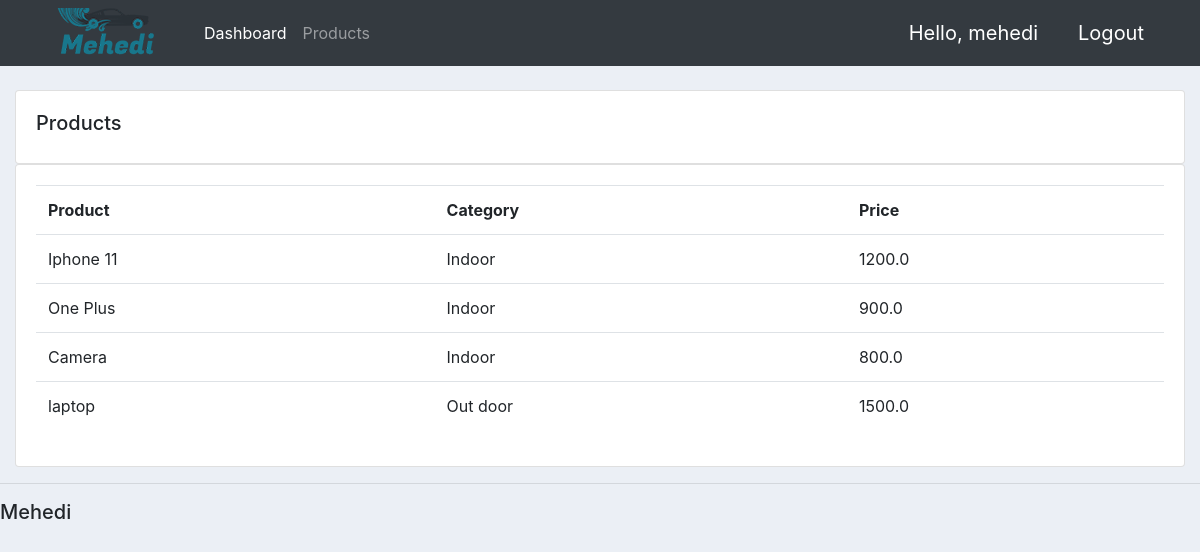
Screenshot of /products/ (signed in) with the database file from the repository.
### base/models.py (models this page shows, shortened)
class Product(models.Model):
    CATEGORY =(
    ('Indoor', 'Indoor'),
    ('Out door','Out door')
    )
    name = models.CharField(max_length=200, null=True)
    price = models.FloatField(null=True)
    category = models.CharField(max_length=200, null=True,choices=CATEGORY)
    description = models.CharField(max_length=200, null=True)
    date_created = models.DateTimeField(auto_now_add=True, null=True)
    tags = models.ManyToManyField(Tag)

### base/decorators.py (the view)
		def wrapper_func(request, *args, **kwargs):
			group = None
			if request.user.groups.exists():
				group = request.user.groups.all()[0].name
			if group in allowed_roles:
				return view_func(request, *args, **kwargs)
			else:
				return HttpResponse('You are not authorized to view this page')

### base/views.py (called while the page is built)
@login_required(login_url='login')
@allowed_users(allowed_roles=['admin'])
def products(request):
    products =  Product.objects.all()
    context = {'products':products}
    return render(request, 'products.html',context)

### base/templates/products.html
{%  extends 'main.html' %}
{% block content %}
		<br>
		<div class="row">
			<div class="col-md">
				<div class="card card-body">
					<h5>Products</h5>
				</div>
				<div class="card card-body">
					<table class="table">
						<tr>
							<th>Product</th>
							<th>Category</th>
							<th>Price</th>
						</tr>
						{% for i in products %}
						 <tr>
						 	<td>{{i.name}}</td>
								<td>{{i.category}}</td>
									<td>{{i.price}}</td>
						 </tr>
             {% endfor %}
					</table>
				</div>
			</div>
		</div>
{% endblock content %}

### base/templates/navbar.html (shortened to what this page needs)
{% load static %}
<nav class="navbar navbar-expand-lg navbar-dark bg-dark">
  <img src="{% static 'images/logo.png'%}" alt="">
  <div class="collapse navbar-collapse" id="navbarNav">
    <ul class="navbar-nav">
      {% if request.user.is_staff %}
      <li class="nav-item active">
        <a class="nav-link" href="{% url 'index' %}">Dashboard</a>
      </li>
      <li class="nav-item">
        <a class="nav-link" href="{% url 'products' %}">Products</a>
      </li>
      {% else %}
      <li class="nav-item">
        <a  class="nav-link" href="{% url 'profile' %}"><h3>Setting</h3></a>
      </li>
      {% endif %}
    </ul>
  </div>
  <span class="msg">  Hello,  {{request.user}}</span>
  <span><a class="msg" href="{% url 'logout' %}">Logout</a></span>
</nav>

### static/css/main.css (style rules this page uses)
body { background-color: #ebeff5; }

### base/templates/navbar.html (style rules this page uses)
.msg { font-size:20px; color:white; margin-right:40px; }

### rows the page displays
Product: name "Iphone 11", category "Indoor", price "1200.0"
Product: name "One Plus", category "Indoor", price "900.0"
Product: name "Camera", category "Indoor", price "800.0"
Product: name "laptop", category "Out door", price "1500.0"

### other values shown
{{ request.user }} "mehedi"
